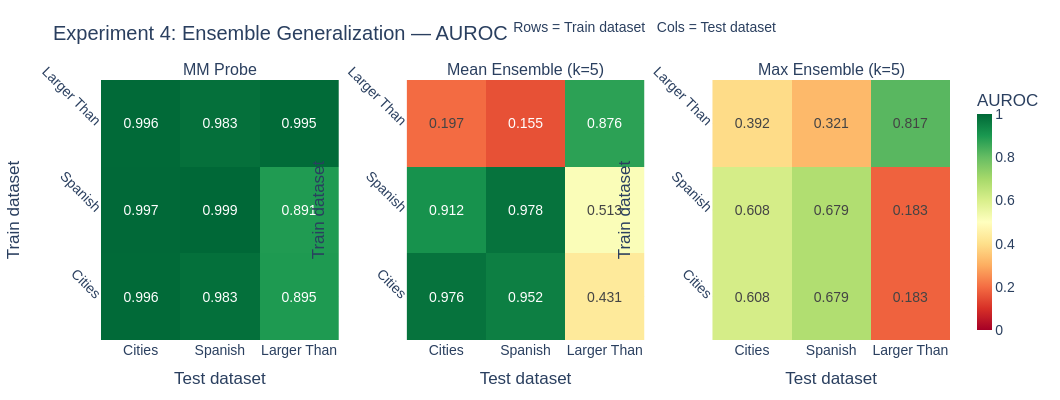

Here is the notebook cell this chart was saved with:
### Code cell
for metric, metric_title in [("auroc", "AUROC"), ("tpr@1fpr", "TPR @ 1% FPR")]:
    mm_mat = gen_to_matrix(gen_mm, metric, DATASET_NAMES)
    ens_mean_mat = gen_to_matrix(gen_ens_mean, metric, DATASET_NAMES)
    ens_max_mat = gen_to_matrix(gen_ens_max, metric, DATASET_NAMES)

    fig = make_subplots(
        rows=1, cols=3,
        subplot_titles=["MM Probe", f"Mean Ensemble (k={best_k})", f"Max Ensemble (k={best_k})"],
        horizontal_spacing=0.08,
    )

    for col, mat in enumerate([mm_mat, ens_mean_mat, ens_max_mat], start=1):
        fig.add_trace(go.Heatmap(
            z=mat,
            x=labels_display,
            y=labels_display,
            text=[[f"{v:.3f}" for v in row] for row in mat],
            texttemplate="%{text}",
            colorscale="RdYlGn",
            zmin=0, zmax=1,
            showscale=(col == 3),
            colorbar=dict(title=metric_title, thickness=15),
        ), row=1, col=col)

    fig.update_layout(
        **PLOT_BASE,
        title=(
            f"Experiment 4: Ensemble Generalization — {metric_title}\n"
            "<sup>Rows = Train dataset &nbsp; Cols = Test dataset</sup>"
        ),
        height=400, width=1060,
    )
    fig.update_yaxes(title_text="Train dataset", tickangle=45)
    for col in range(1, 4):
        fig.update_xaxes(title_text="Test dataset", row=1, col=col)
    fig.show()
    metric_slug = metric.replace("@", "at").replace("%", "pct").replace(" ", "_")
    save_fig(fig, f"exp4_ensemble_generalization_{metric_slug}")

### Figure 1 — Plotly figure (JSON) as saved in the notebook; plotly's stock layout.template omitted (floating-point values rounded to 4 significant figures)
{"data": [{"colorbar": {"thickness": 15, "title": {"text": "AUROC"}}, "colorscale": [[0, "rgb(165,0,38)"], [0.1, "rgb(215,48,39)"], [0.2, "rgb(244,109,67)"], [0.3, "rgb(253,174,97)"], [0.4, "rgb(254,224,139)"], [0.5, "rgb(255,255,191)"], [0.6, "rgb(217,239,139)"], [0.7, "rgb(166,217,106)"], [0.8, "rgb(102,189,99)"], [0.9, "rgb(26,152,80)"], [1, "rgb(0,104,55)"]], "showscale": false, "text": [["0.996", "0.983", "0.895"], ["0.997", "0.999", "0.891"], ["0.996", "0.983", "0.995"]], "texttemplate": "%{text}", "type": "heatmap", "x": ["Cities", "Spanish", "Larger Than"], "xaxis": "x", "y": ["Cities", "Spanish", "Larger Than"], "yaxis": "y", "z": [[0.9961, 0.9833, 0.8953], [0.9972, 0.9992, 0.8915], [0.9961, 0.9825, 0.9947]], "zmax": 1, "zmin": 0}, {"colorbar": {"thickness": 15, "title": {"text": "AUROC"}}, "colorscale": [[0, "rgb(165,0,38)"], [0.1, "rgb(215,48,39)"], [0.2, "rgb(244,109,67)"], [0.3, "rgb(253,174,97)"], [0.4, "rgb(254,224,139)"], [0.5, "rgb(255,255,191)"], [0.6, "rgb(217,239,139)"], [0.7, "rgb(166,217,106)"], [0.8, "rgb(102,189,99)"], [0.9, "rgb(26,152,80)"], [1, "rgb(0,104,55)"]], "showscale": false, "text": [["0.976", "0.952", "0.431"], ["0.912", "0.978", "0.513"], ["0.197", "0.155", "0.876"]], "texttemplate": "%{text}", "type": "heatmap", "x": ["Cities", "Spanish", "Larger Than"], "xaxis": "x2", "y": ["Cities", "Spanish", "Larger Than"], "yaxis": "y2", "z": [[0.9763, 0.9516, 0.4314], [0.912, 0.9778, 0.5127], [0.1966, 0.1548, 0.8757]], "zmax": 1, "zmin": 0}, {"colorbar": {"thickness": 15, "title": {"text": "AUROC"}}, "colorscale": [[0, "rgb(165,0,38)"], [0.1, "rgb(215,48,39)"], [0.2, "rgb(244,109,67)"], [0.3, "rgb(253,174,97)"], [0.4, "rgb(254,224,139)"], [0.5, "rgb(255,255,191)"], [0.6, "rgb(217,239,139)"], [0.7, "rgb(166,217,106)"], [0.8, "rgb(102,189,99)"], [0.9, "rgb(26,152,80)"], [1, "rgb(0,104,55)"]], "showscale": true, "text": [["0.608", "0.679", "0.183"], ["0.608", "0.679", "0.183"], ["0.392", "0.321", "0.817"]], "texttemplate": "%{text}", "type": "heatmap", "x": ["Cities", "Spanish", "Larger Than"], "xaxis": "x3", "y": ["Cities", "Spanish", "Larger Than"], "yaxis": "y3", "z": [[0.6081, 0.6786, 0.1826], [0.6081, 0.6786, 0.1826], [0.3919, 0.3214, 0.8174]], "zmax": 1, "zmin": 0}], "layout": {"annotations": [{"font": {"size": 16}, "showarrow": false, "text": "MM Probe", "x": 0.14, "xanchor": "center", "xref": "paper", "y": 1, "yanchor": "bottom", "yref": "paper"}, {"font": {"size": 16}, "showarrow": false, "text": "Mean Ensemble (k=5)", "x": 0.5, "xanchor": "center", "xref": "paper", "y": 1, "yanchor": "bottom", "yref": "paper"}, {"font": {"size": 16}, "showarrow": false, "text": "Max Ensemble (k=5)", "x": 0.86, "xanchor": "center", "xref": "paper", "y": 1, "yanchor": "bottom", "yref": "paper"}], "font": {"family": "Arial, sans-serif", "size": 14}, "height": 400, "legend": {"bgcolor": "rgba(255,255,255,0.8)", "bordercolor": "#E5E7EB", "borderwidth": 1}, "margin": {"b": 60, "l": 70, "r": 40, "t": 80}, "title": {"text": "Experiment 4: Ensemble Generalization — AUROC\n<sup>Rows = Train dataset &nbsp; Cols = Test dataset</sup>"}, "width": 1060, "xaxis": {"anchor": "y", "domain": [0, 0.28], "title": {"text": "Test dataset"}}, "xaxis2": {"anchor": "y2", "domain": [0.36, 0.64], "title": {"text": "Test dataset"}}, "xaxis3": {"anchor": "y3", "domain": [0.72, 1], "title": {"text": "Test dataset"}}, "yaxis": {"anchor": "x", "domain": [0, 1], "tickangle": 45, "title": {"text": "Train dataset"}}, "yaxis2": {"anchor": "x2", "domain": [0, 1], "tickangle": 45, "title": {"text": "Train dataset"}}, "yaxis3": {"anchor": "x3", "domain": [0, 1], "tickangle": 45, "title": {"text": "Train dataset"}}}}
